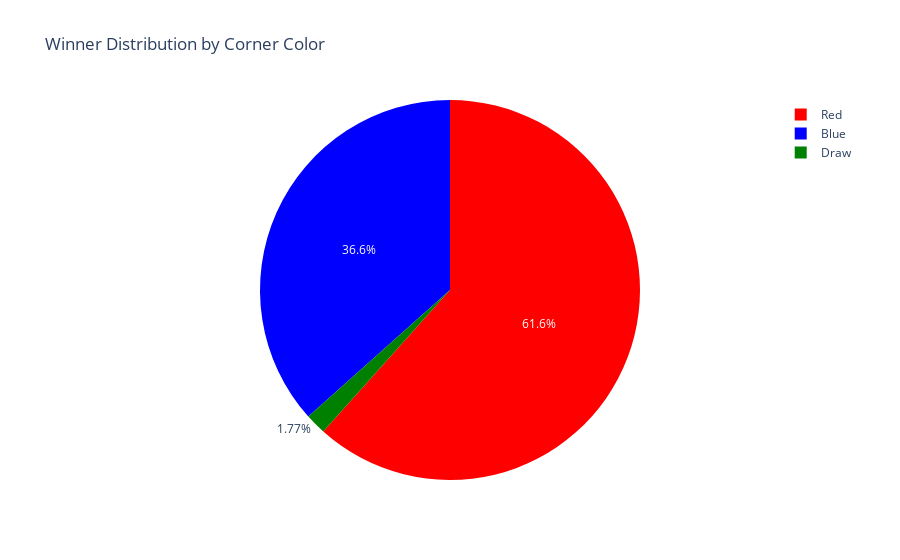

This figure's notebook cell:
### Code cell
from plotly.offline import iplot
import plotly.graph_objects as go

values = df.Winner.value_counts()
labels = df.Winner.unique()
colors = ['red', 'blue', 'green']
trace = go.Pie(labels=labels, 
               values=values,
                marker=dict(colors=colors) 
              )
layout = go.Layout(title='Winner Distribution by Corner Color')
fig = go.Figure(data=trace, layout=layout)
iplot(fig)

### Figure 1 — Plotly figure (JSON) as saved in the notebook; plotly's stock layout.template omitted (floating-point values rounded to 4 significant figures)
{"data": [{"labels": ["Red", "Blue", "Draw"], "marker": {"colors": ["red", "blue", "green"]}, "type": "pie", "values": [2397, 1424, 69]}], "layout": {"title": {"text": "Winner Distribution by Corner Color"}}}
